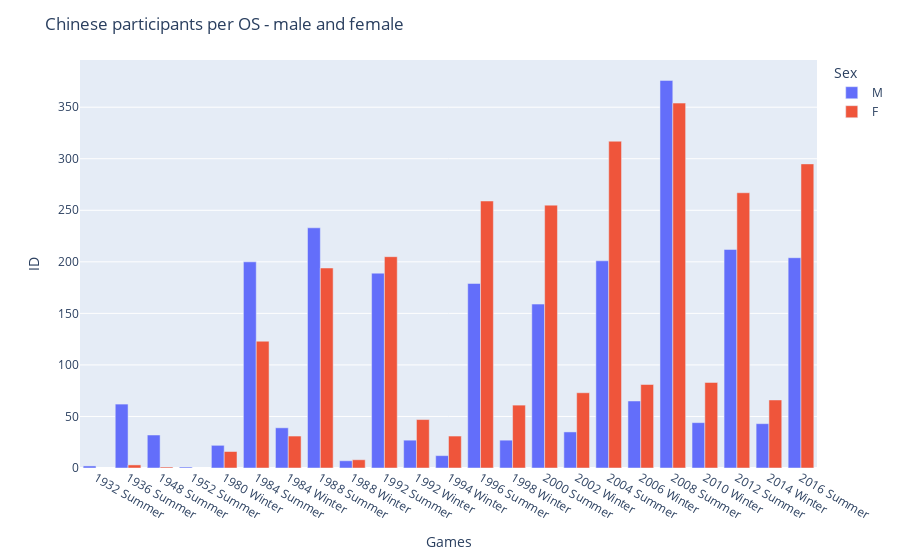

Notebook code cell kept with this figure:
### Markdown cell above
### Participants per OS - male and female

### Code cell
df = df_china
fig = olymics_plot_df(df, "Games", "ID", grouping = "Sex", plot="bar")
fig.update_layout(title_text = "Chinese participants per OS - male and female")
fig.show()

### Figure 1 — Plotly figure (JSON) as saved in the notebook; plotly's stock layout.template omitted (floating-point values rounded to 4 significant figures)
{"data": [{"alignmentgroup": "True", "hovertemplate": "Sex=M<br>Games=%{x}<br>ID=%{y}<extra></extra>", "legendgroup": "M", "marker": {"color": "#636efa", "pattern": {"shape": ""}}, "name": "M", "offsetgroup": "M", "orientation": "v", "showlegend": true, "textposition": "auto", "type": "bar", "x": ["1932 Summer", "1936 Summer", "1948 Summer", "1952 Summer", "1980 Winter", "1984 Summer", "1984 Winter", "1988 Summer", "1988 Winter", "1992 Summer", "1992 Winter", "1994 Winter", "1996 Summer", "1998 Winter", "2000 Summer", "2002 Winter", "2004 Summer", "2006 Winter", "2008 Summer", "2010 Winter", "2012 Summer", "2014 Winter", "2016 Summer"], "xaxis": "x", "y": [2, 62, 32, 1, 22, 200, 39, 233, 7, 189, 27, 12, 179, 27, 159, 35, 201, 65, 376, 44, 212, 43, 204], "yaxis": "y"}, {"alignmentgroup": "True", "hovertemplate": "Sex=F<br>Games=%{x}<br>ID=%{y}<extra></extra>", "legendgroup": "F", "marker": {"color": "#EF553B", "pattern": {"shape": ""}}, "name": "F", "offsetgroup": "F", "orientation": "v", "showlegend": true, "textposition": "auto", "type": "bar", "x": ["1932 Summer", "1936 Summer", "1948 Summer", "1952 Summer", "1980 Winter", "1984 Summer", "1984 Winter", "1988 Summer", "1988 Winter", "1992 Summer", "1992 Winter", "1994 Winter", "1996 Summer", "1998 Winter", "2000 Summer", "2002 Winter", "2004 Summer", "2006 Winter", "2008 Summer", "2010 Winter", "2012 Summer", "2014 Winter", "2016 Summer"], "xaxis": "x", "y": [null, 3, 1, null, 16, 123, 31, 194, 8, 205, 47, 31, 259, 61, 255, 73, 317, 81, 354, 83, 267, 66, 295], "yaxis": "y"}], "layout": {"barmode": "group", "legend": {"title": {"text": "Sex"}, "tracegroupgap": 0}, "margin": {"t": 60}, "title": {"text": "Chinese participants per OS - male and female"}, "xaxis": {"anchor": "y", "domain": [0, 1], "title": {"text": "Games"}}, "yaxis": {"anchor": "x", "domain": [0, 1], "title": {"text": "ID"}}}}
